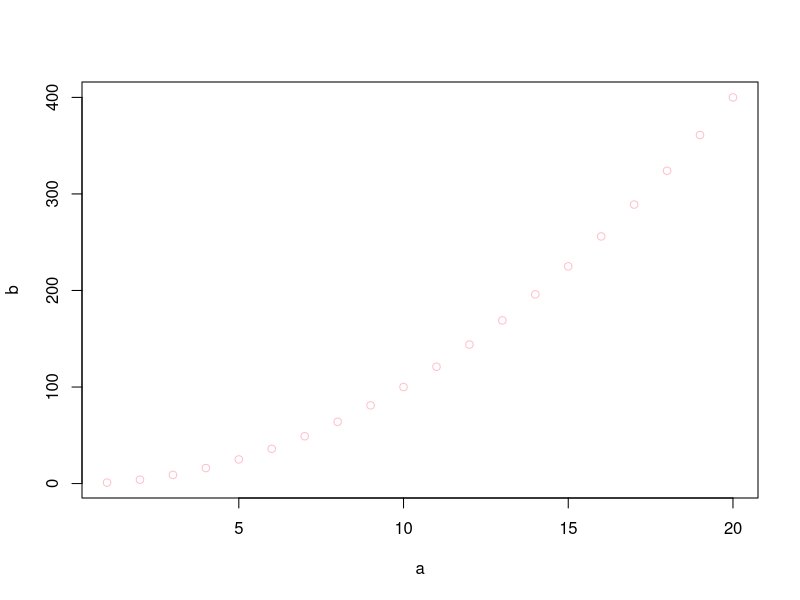
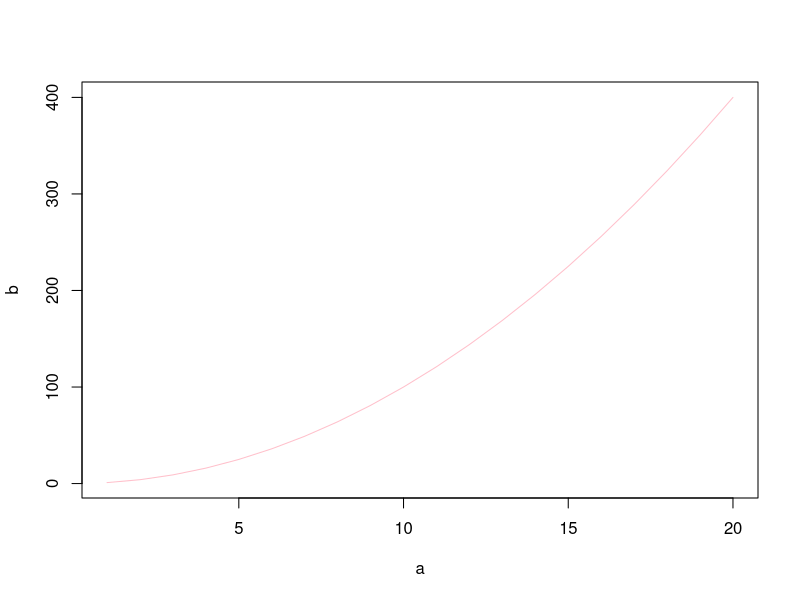
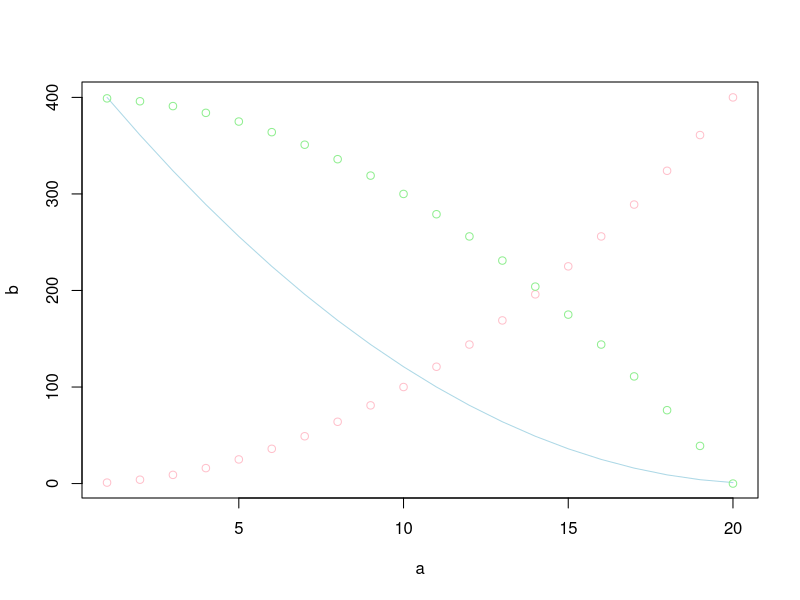
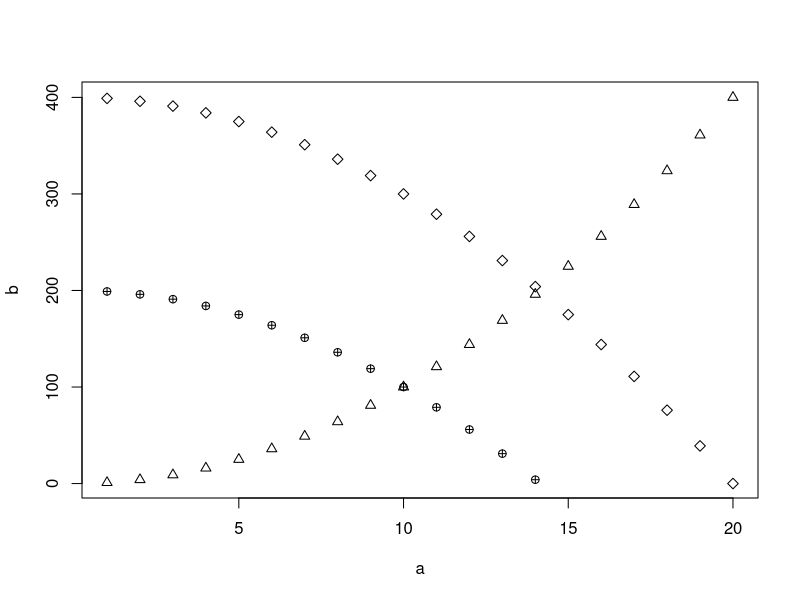
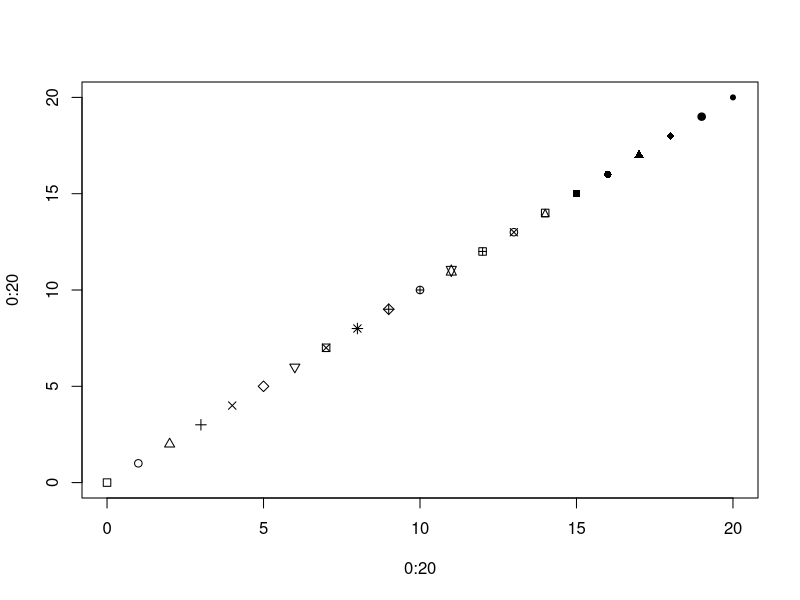
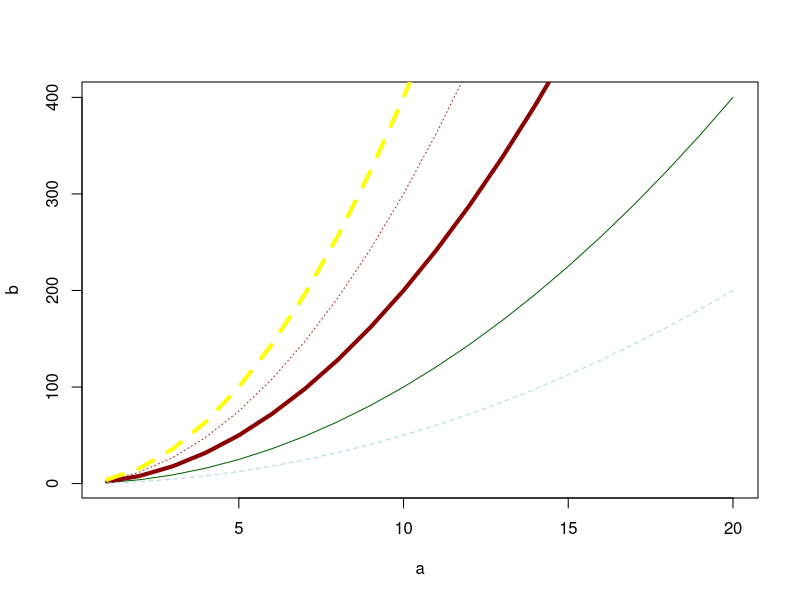
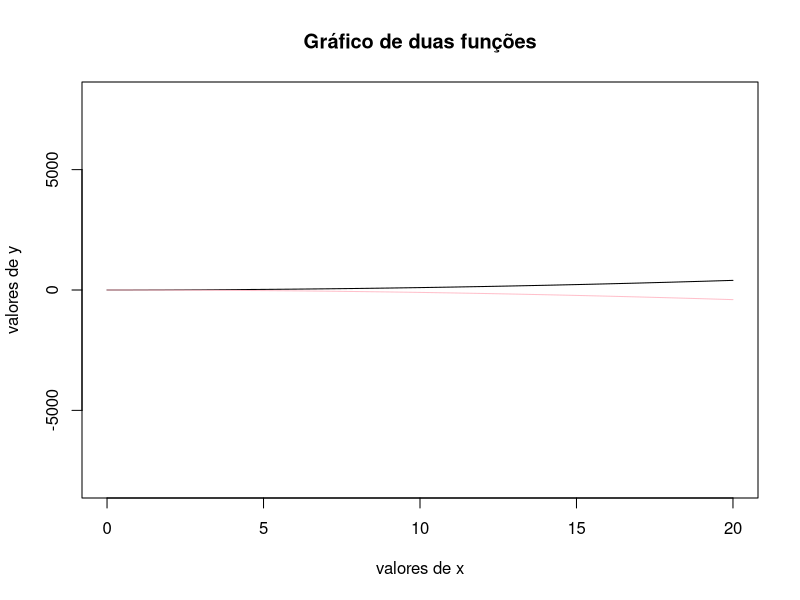
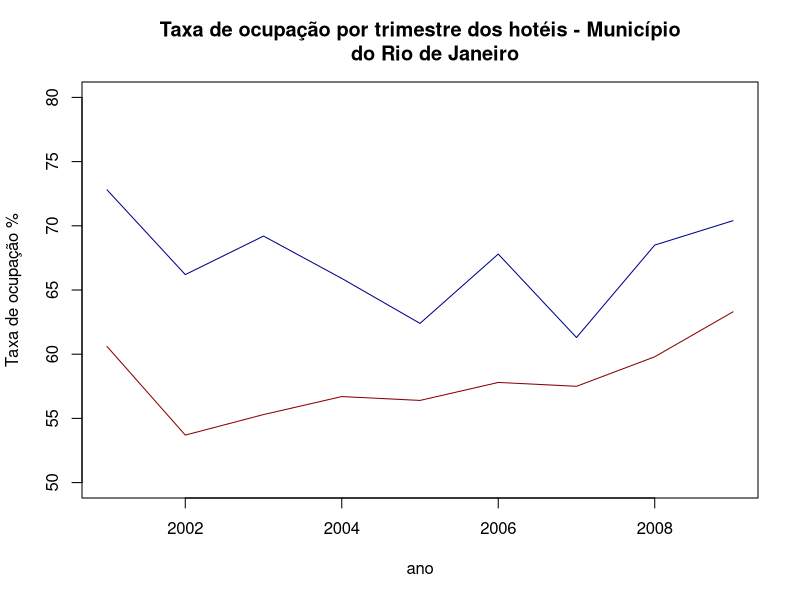

The R script that drew these images, in order:
'Sistemas lineares

Resolver sistemas de equações lineares
Resolver sistemas de Imaginemos o seguinte sistema de equações:

-4x + 0.3y = 12.3
54.3x - 4y = 45

Podemos resolvê-lo em R da seguinte forma:
'
coefs <-  matrix(c(-4, 0.3, 54.3, -4), 2, 2, byrow = T)
coefs
ys <- c(12.3, 45)
ys
solve(coefs,ys)
ys[1]
ys[2]

coeficientes <- solve(coefs, ys)
coeficientes[1]
coeficientes[2]

'Para usar os resultados da regressão obtida, os seus coeficientes, utilizar o
sistema acima, indicando a posição do termo, de acordo com a indicação das variáveis
sequenciais dos dados de entrada'

'Trabalhando com GRÁFICOS'

#Exemplo 1:
a <- 1:20
b <- a^2
plot(a, b, col="pink")

#Exemplo 2:
a <- 1:20
b <- a^2
plot(a, b, type="l", col="pink")

#Exemplo 3:
a <- 1:20
b <- a^2
plot(a, b, col="pink")
lines(rev(a), b, col="lightblue") #adição de linhas
points(a, 400-b, col="lightgreen") #adição de pontos

#Exemplo 4:
a <- 1:20; b <- a^2
plot(a, b, pch=2)
points(a, 400-b, pch = 5)
points(a, 200-b, pch = 10)

plot(0:20, 0:20, pch=0:20)


#Exemplo 5:
a <- 1:20; b <- a^2
plot(a, b, type="l", col="darkgreen")
lines(a, 2*b, lwd=4, col= "darkred")
lines(a, 0.5*b, lty=2, col="lightblue" )
lines(a, 3*b, lty=3, col="brown")
lines(a,4*b, lty=2, lwd=4, col="yellow")

#Exemplos 6:
x <- 0:20
y <- x^2
plot(c(0, 20), c(-8000, 8000), type='n', xlab=NA, ylab=NA)
lines(x, y)
lines(x, -y, col='pink')
title("Gráfico de duas funções", xlab="valores de x", ylab="valores de y")

#Exemplo 7:
#Duas séries
ano <- 2001:2009
tril1 <- c(72.8, 66.2, 69.2, 65.9, 62.4, 67.8, 61.3, 68.5, 70.4)
tril2 <- c(60.6, 53.7, 55.3, 56.7, 56.4, 57.8, 57.5, 59.8, 63.3)
plot(ano, tril1, type="l", main="Taxa de ocupação por trimestre dos hotéis - Município
     do Rio de Janeiro", xlab="ano", ylab="Taxa de ocupação %", col="darkblue",
     ylim=c(50,80)) #limite do range de y
lines(ano, tril2, col="darkred")

#Exemplo 8:
'Regressão linear com Gráficos'

x <- c(18,23,25,35,65,54,56,72,19,23,42,18,39,37)
y <- c(202, 186, 180, 156, 169, 174, 172, 153, 199, 193, 174, 198, 183, 178)

plot(x,y)
abline(lm(y ~ x)) #gráfico da regressão linear
lm(formula = y ~x)
lmregress <- lm(y~x)
summary(lmregress)
lmregress[1]
lmregress[2]

#Exemplo 9:
'Através do parÂmetro "plot.type" podemos indicar que pretendemos um só gráfico com
todas as séries'

m <- ts(matrix(rnorm(300), 100, 3), start = c(1961, 6), frequency = 12)
m
plot(m, plot.type = "single", col = 1:3)
legend("topright", legend = colnames(m), col = 1:3, lty = 1)
















